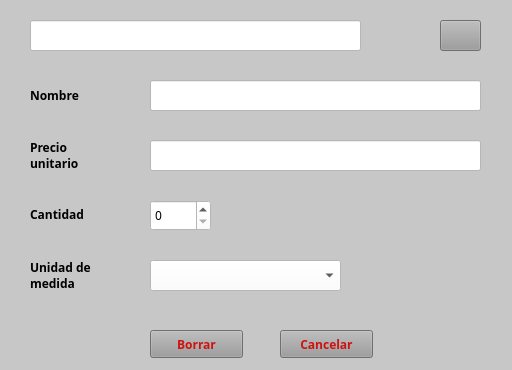
<?xml version="1.0" encoding="UTF-8"?>
<ui version="4.0">
 <class>MainWindow</class>
 <widget class="QMainWindow" name="MainWindow">
  <property name="geometry">
   <rect>
    <x>0</x>
    <y>0</y>
    <width>512</width>
    <height>370</height>
   </rect>
  </property>
  <property name="windowTitle">
   <string>Borrar producto</string>
  </property>
  <property name="windowIcon">
   <iconset>
    <normaloff>../iconos/m.ico</normaloff>../iconos/m.ico</iconset>
  </property>
  <property name="styleSheet">
   <string notr="true">background-color: rgb(199, 199, 199);</string>
  </property>
  <widget class="QWidget" name="centralwidget">
   <widget class="QSpinBox" name="spinBox_2">
    <property name="geometry">
     <rect>
      <x>150</x>
      <y>200</y>
      <width>61</width>
      <height>31</height>
     </rect>
    </property>
    <property name="font">
     <font>
      <family>Franklin Gothic Book</family>
      <pointsize>9</pointsize>
     </font>
    </property>
    <property name="styleSheet">
     <string notr="true">background-color: rgb(255, 255, 255);</string>
    </property>
   </widget>
   <widget class="QLabel" name="label_6">
    <property name="geometry">
     <rect>
      <x>30</x>
      <y>80</y>
      <width>81</width>
      <height>31</height>
     </rect>
    </property>
    <property name="font">
     <font>
      <family>Franklin Gothic Book</family>
      <pointsize>9</pointsize>
      <weight>75</weight>
      <bold>true</bold>
     </font>
    </property>
    <property name="text">
     <string>Nombre</string>
    </property>
   </widget>
   <widget class="QLineEdit" name="lineEdit_5">
    <property name="geometry">
     <rect>
      <x>150</x>
      <y>140</y>
      <width>331</width>
      <height>31</height>
     </rect>
    </property>
    <property name="font">
     <font>
      <family>Franklin Gothic Book</family>
      <pointsize>9</pointsize>
     </font>
    </property>
    <property name="styleSheet">
     <string notr="true">background-color: rgb(255, 255, 255);</string>
    </property>
   </widget>
   <widget class="QPushButton" name="pushButton_4">
    <property name="geometry">
     <rect>
      <x>280</x>
      <y>330</y>
      <width>93</width>
      <height>28</height>
     </rect>
    </property>
    <property name="font">
     <font>
      <family>Franklin Gothic Book</family>
      <pointsize>9</pointsize>
      <weight>75</weight>
      <bold>true</bold>
     </font>
    </property>
    <property name="styleSheet">
     <string notr="true">background-color: rgb(155, 155, 155);
color: rgb(206, 18, 18);</string>
    </property>
    <property name="text">
     <string>Cancelar</string>
    </property>
   </widget>
   <widget class="QComboBox" name="comboBox_2">
    <property name="geometry">
     <rect>
      <x>150</x>
      <y>260</y>
      <width>191</width>
      <height>31</height>
     </rect>
    </property>
    <property name="font">
     <font>
      <family>Franklin Gothic Book</family>
      <pointsize>9</pointsize>
     </font>
    </property>
    <property name="styleSheet">
     <string notr="true">background-color: rgb(255, 255, 255);</string>
    </property>
   </widget>
   <widget class="QLabel" name="label_7">
    <property name="geometry">
     <rect>
      <x>30</x>
      <y>199</y>
      <width>71</width>
      <height>31</height>
     </rect>
    </property>
    <property name="font">
     <font>
      <family>Franklin Gothic Book</family>
      <pointsize>9</pointsize>
      <weight>75</weight>
      <bold>true</bold>
     </font>
    </property>
    <property name="text">
     <string>Cantidad</string>
    </property>
   </widget>
   <widget class="QPushButton" name="pushButton_3">
    <property name="geometry">
     <rect>
      <x>150</x>
      <y>330</y>
      <width>93</width>
      <height>28</height>
     </rect>
    </property>
    <property name="font">
     <font>
      <family>Franklin Gothic Book</family>
      <pointsize>9</pointsize>
      <weight>75</weight>
      <bold>true</bold>
     </font>
    </property>
    <property name="styleSheet">
     <string notr="true">background-color: rgb(155, 155, 155);
color: rgb(206, 18, 18);</string>
    </property>
    <property name="text">
     <string>Borrar</string>
    </property>
   </widget>
   <widget class="QLabel" name="label_8">
    <property name="geometry">
     <rect>
      <x>30</x>
      <y>250</y>
      <width>81</width>
      <height>51</height>
     </rect>
    </property>
    <property name="font">
     <font>
      <family>Franklin Gothic Book</family>
      <pointsize>9</pointsize>
      <weight>75</weight>
      <bold>true</bold>
     </font>
    </property>
    <property name="text">
     <string>Unidad de
medida</string>
    </property>
   </widget>
   <widget class="QLabel" name="label_9">
    <property name="geometry">
     <rect>
      <x>30</x>
      <y>130</y>
      <width>71</width>
      <height>51</height>
     </rect>
    </property>
    <property name="font">
     <font>
      <family>Franklin Gothic Book</family>
      <pointsize>9</pointsize>
      <weight>75</weight>
      <bold>true</bold>
     </font>
    </property>
    <property name="text">
     <string>Precio
unitario</string>
    </property>
   </widget>
   <widget class="QLineEdit" name="lineEdit_3">
    <property name="geometry">
     <rect>
      <x>150</x>
      <y>80</y>
      <width>331</width>
      <height>31</height>
     </rect>
    </property>
    <property name="font">
     <font>
      <family>Franklin Gothic Book</family>
      <pointsize>9</pointsize>
     </font>
    </property>
    <property name="styleSheet">
     <string notr="true">background-color: rgb(255, 255, 255);</string>
    </property>
   </widget>
   <widget class="QPushButton" name="btn">
    <property name="geometry">
     <rect>
      <x>440</x>
      <y>20</y>
      <width>41</width>
      <height>31</height>
     </rect>
    </property>
    <property name="font">
     <font>
      <family>ITC Avant Garde Std Bk Cn</family>
      <pointsize>12</pointsize>
      <weight>75</weight>
      <bold>true</bold>
     </font>
    </property>
    <property name="styleSheet">
     <string notr="true">background-color: rgb(155, 155, 155);
color: rgb(206, 18, 18);</string>
    </property>
    <property name="text">
     <string/>
    </property>
   </widget>
   <widget class="QLineEdit" name="lineEdit">
    <property name="geometry">
     <rect>
      <x>30</x>
      <y>20</y>
      <width>331</width>
      <height>31</height>
     </rect>
    </property>
    <property name="font">
     <font>
      <family>Franklin Gothic Book</family>
      <pointsize>9</pointsize>
     </font>
    </property>
    <property name="styleSheet">
     <string notr="true">background-color: rgb(255, 255, 255);</string>
    </property>
   </widget>
  </widget>
 </widget>
 <resources/>
 <connections/>
</ui>
